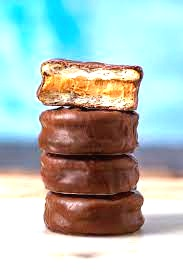
#> input picture img/download.jpg, 183 x 275 px
$ jupyter execute practice-2.ipynb
#> lines starting #> are read from the running program, lines starting #| are printed output that depends on the picture
[cell 1]
import cv2

[cell 2]
path = 'img/download.jpg'

[cell 3]
img = cv2.imread(path,0)
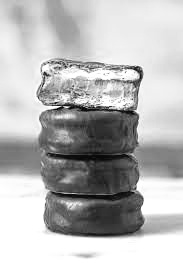
#> img: shape (275, 183); min 2, max 255, mean 185.5
